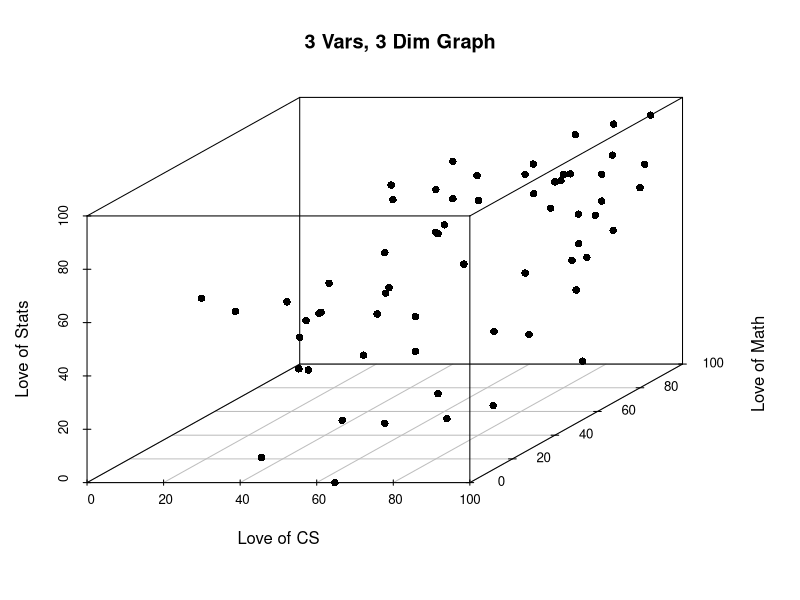
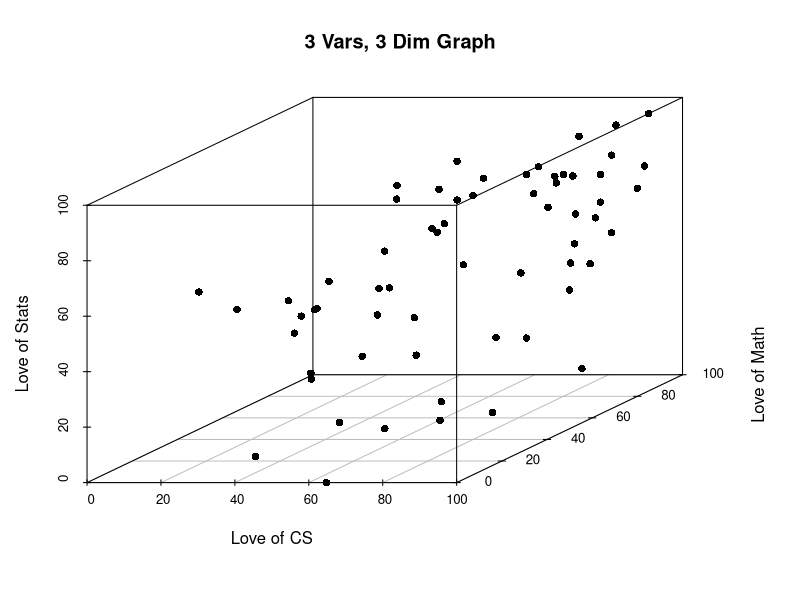
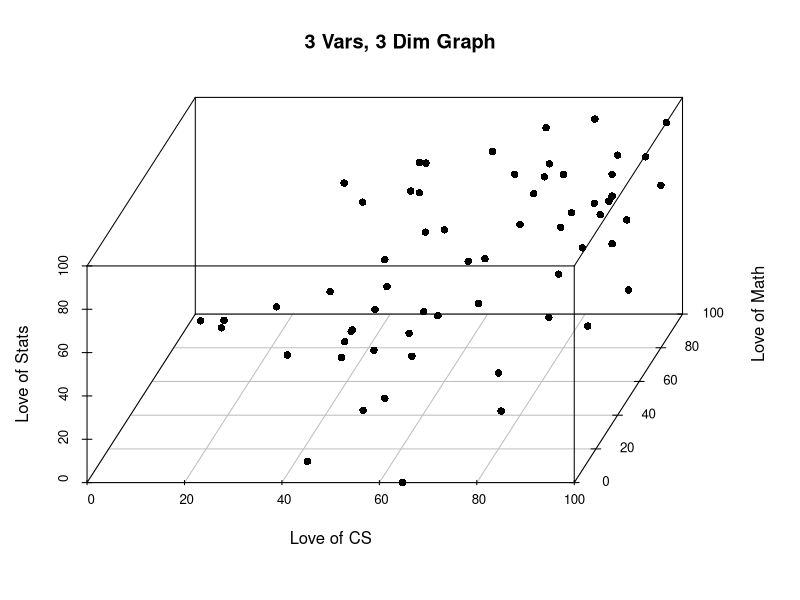
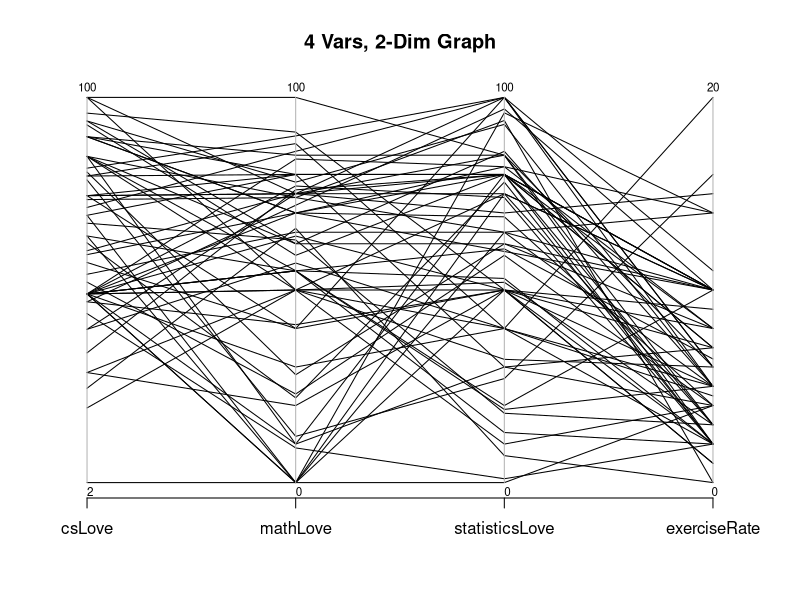
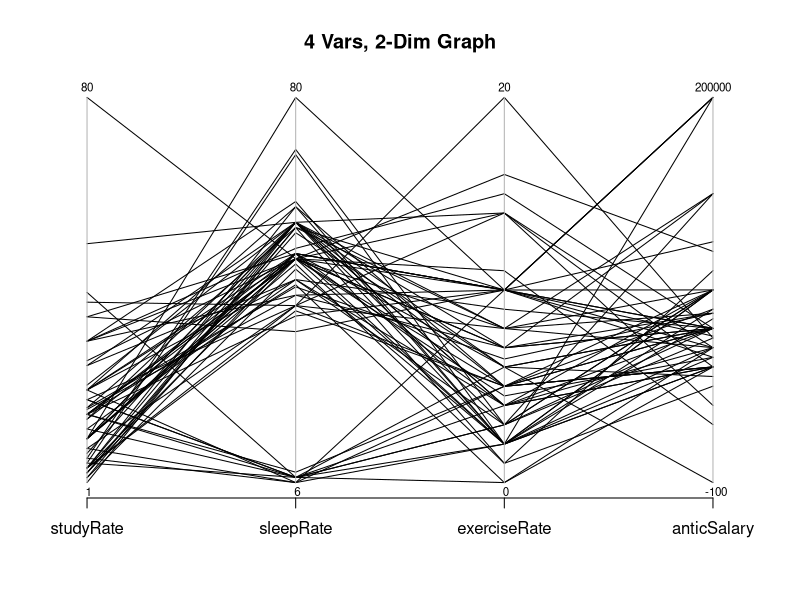
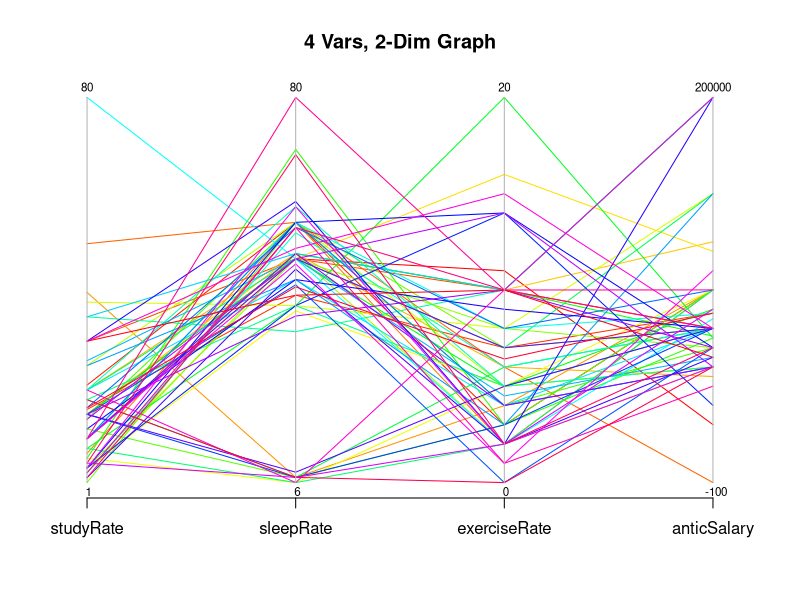
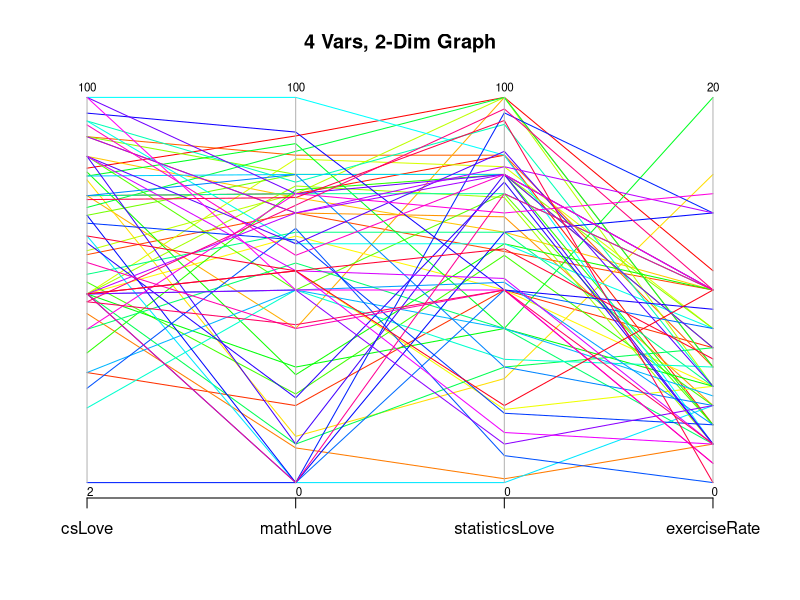
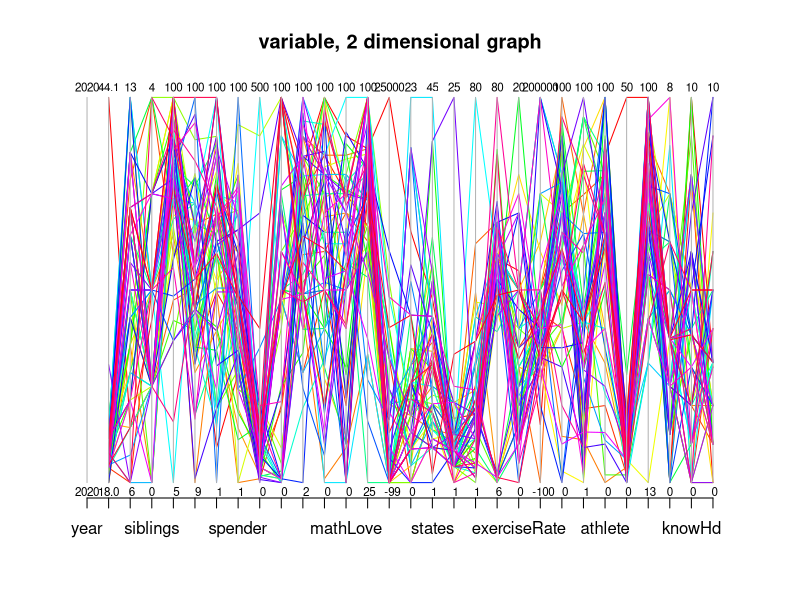

The R script that drew these images, in order:
## ---- chunk 1
knitr::opts_chunk$set(echo = TRUE)
## ---- chunk 2
dat <- read.csv("classNoMissNoText.csv")

library(scatterplot3d)
library(readr)
library(ggplot2)
library(MASS)
library(dplyr)


ind_vars3 <- which(names(dat) %in%
  c("csLove", "mathLove", "statisticsLove")) # nolint
scatterplot3d(dat[, ind_vars3],
  main = "3 Vars, 3 Dim Graph",
  pch = 16,
  xlab = "Love of CS",
  ylab = "Love of Math",
  zlab = "Love of Stats"
)
## ---- chunk 3
scatterplot3d(dat[, ind_vars3],
  main = "3 Vars, 3 Dim Graph",
  pch = 16,
  angle = 35,
  xlab = "Love of CS",
  ylab = "Love of Math",
  zlab = "Love of Stats"
)
## ---- chunk 4
scatterplot3d(dat[, ind_vars3],
  main = "3 Vars, 3 Dim Graph",
  pch = 16,
  angle = 70,
  xlab = "Love of CS",
  ylab = "Love of Math",
  zlab = "Love of Stats"
)
## ---- chunk 5
sub_dat <- dat %>%
  dplyr::select(c("csLove", "mathLove", "statisticsLove", "exerciseRate"))
parcoord(sub_dat,
  col = "black",
  lty = 1,
  var.label = TRUE,
  main = "4 Vars, 2-Dim Graph"
)
## ---- chunk 6
sub_dat <- dat %>%
  dplyr::select(c("studyRate", "sleepRate", "exerciseRate", "anticSalary"))
parcoord(sub_dat,
  col = "black",
  lty = 1,
  var.label = TRUE,
  main = "4 Vars, 2-Dim Graph"
)
## ---- chunk 7
sub_dat <- dat %>%
  dplyr::select(c("studyRate", "sleepRate", "exerciseRate", "anticSalary"))
parcoord(sub_dat,
  col = rainbow(nrow(sub_dat)),
  lty = 1,
  var.label = TRUE,
  main = "4 Vars, 2-Dim Graph"
)
## ---- chunk 8
sub_dat <- dat %>%
  dplyr::select(c("csLove", "mathLove", "statisticsLove", "exerciseRate"))
parcoord(sub_dat,
  col = rainbow(nrow(sub_dat)),
  lty = 1,
  var.label = TRUE,
  main = "4 Vars, 2-Dim Graph"
)
## ---- chunk 9
sapply(dat, class)
## ---- chunk 10
numeric_dat <- dat %>% select_if(is.numeric)
## ---- chunk 11
parcoord(numeric_dat,
  col = rainbow(nrow(numeric_dat)),
  lty = 1,
  var.label = TRUE,
  main = "variable, 2 dimensional graph"
)
## ---- chunk 12

# 5

ggplot(dat, aes(sleepRate, exerciseRate, color = expGrade)) +
  geom_point() +
  theme_minimal() +
  labs(title = "3 Vars in 2D",
       x = "Sleep Rate",
       y = "Exercise Rate",
       color = "Expected Grade")

stud_index <- c(1, 3, 8, 14, 18)
var_index <- c(12, 16)

par(mfrow = c(3, 3))

# 1
sports_dat <- dat %>% select(c("athlete", "steps", "sleepRate"))
parcoord(sports_dat,
  col = rainbow(nrow(sports_dat)),
  lty = 1,
  var.label = TRUE,
  main = "variable, 2 dimensional graph"
)

# 2
tech_dat <- dat %>% select(c("macLove", "csLove", "spender"))
parcoord(tech_dat,
  col = rainbow(nrow(tech_dat)), # nolint: indentation_linter.
  lty = 1,
  var.label = TRUE,
  main = "variable, integer graph")


# 3
stripchart(dat$studyRate,
  pch = 17,
  frame.plot = FALSE,
  main = "1 var, 1-Dim Graph",
  xlab = "Study (Hours per week)"
)

# 4
stripchart(dat$studyRate,
  pch = 16,
  frame.plot = FALSE,
  main = "1 var, 1-Dim Graph",
  xlab = "Study (Hours per week)"
)

# 6
sub_dat <- dat[stud_index, var_index]
sub_dat2 <- t(sub_dat)
barplot(sub_dat2, names.arg = dat$code[stud_index],
  main = "3 Variables, 2D graph", # nolint: indentation_linter.
  cex.names = 0.85, beside = TRUE,
  col = c("darkblue", "cyan"),
  ylim = c(0, 140),
  ylab = "0=hate, 100=love",
  xlab = "Student Code")
legend("topleft", legend = names(dat)[var_index],
       pch = c(15, 15),
       col = c("darkblue", "cyan"),
       horiz = TRUE)

# 7
plot(dat$sleepRate, dat$exerciseRate, pch = 16)

# 8
pie(table(dat$politics), col = rainbow(4))

# 9
pie(table(dat$gradSch), col = rainbow(5))
